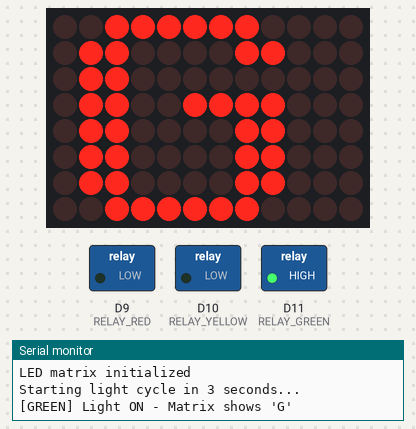
The sketch below on a simulated Arduino Uno R4 WiFi. On the bench: 12×8 LED matrix, switched loads named in the sketch (green lamp = pin HIGH), the last lines printed to the serial monitor.

Above: at 3.1 s.
At 8.1 s:
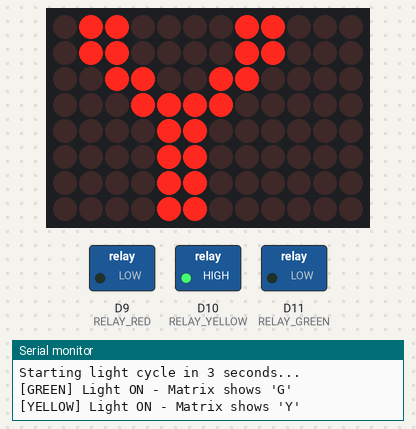
At 10.1 s:
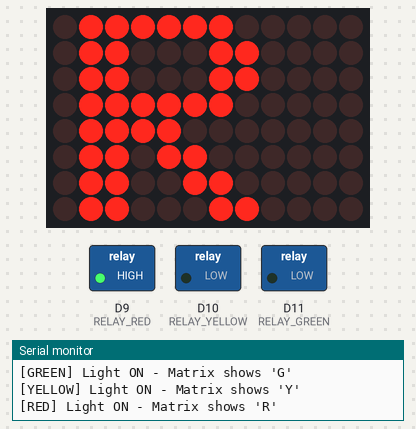
Timing chart, 0 to 40.0 s (numbered marks = the images above):
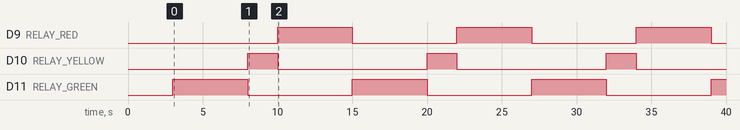

The sketch:

relay_test.ino
```cpp
// (licence header left out)
#include <Arduino_LED_Matrix.h>

ArduinoLEDMatrix matrix;
uint8_t matrixBuffer[8][12];

// Large letter definitions for LED matrix (8 rows x 12 columns)
const uint8_t LETTER_R[8][12] = {
  {0,1,1,1,1,1,1,0,0,0,0,0},  // RRRRRR
  {0,1,1,0,0,0,1,1,0,0,0,0},  // RR   RR
  {0,1,1,0,0,0,1,1,0,0,0,0},  // RR   RR
  {0,1,1,1,1,1,1,0,0,0,0,0},  // RRRRRR
  {0,1,1,1,1,0,0,0,0,0,0,0},  // RRRR
  {0,1,1,0,1,1,0,0,0,0,0,0},  // RR RR
  {0,1,1,0,0,1,1,0,0,0,0,0},  // RR  RR
  {0,1,1,0,0,0,1,1,0,0,0,0}   // RR   RR
};

const uint8_t LETTER_Y[8][12] = {
  {0,1,1,0,0,0,0,1,1,0,0,0},  // YY    YY
  {0,1,1,0,0,0,0,1,1,0,0,0},  // YY    YY
  {0,0,1,1,0,0,1,1,0,0,0,0},  //  YY  YY
  {0,0,0,1,1,1,1,0,0,0,0,0},  //   YYYY
  {0,0,0,0,1,1,0,0,0,0,0,0},  //    YY
  {0,0,0,0,1,1,0,0,0,0,0,0},  //    YY
  {0,0,0,0,1,1,0,0,0,0,0,0},  //    YY
  {0,0,0,0,1,1,0,0,0,0,0,0}   //    YY
};

const uint8_t LETTER_G[8][12] = {
  {0,0,1,1,1,1,1,1,0,0,0,0},  //  GGGGGG
  {0,1,1,0,0,0,0,1,1,0,0,0},  // GG    GG
  {0,1,1,0,0,0,0,0,0,0,0,0},  // GG
  {0,1,1,0,0,1,1,1,1,0,0,0},  // GG  GGGG
  {0,1,1,0,0,0,0,1,1,0,0,0},  // GG    GG
  {0,1,1,0,0,0,0,1,1,0,0,0},  // GG    GG
  {0,1,1,0,0,0,0,1,1,0,0,0},  // GG    GG
  {0,0,1,1,1,1,1,1,0,0,0,0}   //  GGGGGG
};

// Relay control pins
const uint8_t RELAY_RED    = 9;   // Controls red light
const uint8_t RELAY_YELLOW = 10;  // Controls yellow light
const uint8_t RELAY_GREEN  = 11;  // Controls green light

// Timing for each light (in milliseconds)
const unsigned long GREEN_TIME  = 5000;  // 5 seconds green
const unsigned long YELLOW_TIME = 2000;  // 2 seconds yellow
const unsigned long RED_TIME    = 5000;  // 5 seconds red

void setup() {
  // Initialize serial for debugging
  Serial.begin(9600);
  while (!Serial && millis() < 3000) {
    delay(10);
  }

  Serial.println();
  Serial.println("=================================");
  Serial.println("   Relay Test - Traffic Signal");
  Serial.println("=================================");
  Serial.println();
  Serial.println("⚠️  HIGH VOLTAGE WARNING");
  Serial.println("Ensure all wiring is complete");
  Serial.println("and safe before connecting power!");
  Serial.println();

  // Initialize LED matrix
  matrix.begin();

  // Initialize relay pins as outputs
  pinMode(RELAY_RED, OUTPUT);
  pinMode(RELAY_YELLOW, OUTPUT);
  pinMode(RELAY_GREEN, OUTPUT);

  // Start with all relays OFF
  digitalWrite(RELAY_RED, LOW);
  digitalWrite(RELAY_YELLOW, LOW);
  digitalWrite(RELAY_GREEN, LOW);

  Serial.println("Relay pins initialized");
  Serial.println("LED matrix initialized");
  Serial.println("Starting light cycle in 3 seconds...");
  Serial.println();

  delay(3000);
}

void displayLetter(const uint8_t letter[8][12]) {
  // Copy letter pattern to matrix buffer and display it
  for (int r = 0; r < 8; r++) {
    for (int c = 0; c < 12; c++) {
      matrixBuffer[r][c] = letter[r][c];
    }
  }
  matrix.renderBitmap(matrixBuffer, 8, 12);
}

void turnOffAllLights() {
  digitalWrite(RELAY_RED, LOW);
  digitalWrite(RELAY_YELLOW, LOW);
  digitalWrite(RELAY_GREEN, LOW);
}

void showGreen() {
  turnOffAllLights();
  digitalWrite(RELAY_GREEN, HIGH);
  displayLetter(LETTER_G);
  Serial.println("[GREEN] Light ON - Matrix shows 'G'");
}

void showYellow() {
  turnOffAllLights();
  digitalWrite(RELAY_YELLOW, HIGH);
  displayLetter(LETTER_Y);
  Serial.println("[YELLOW] Light ON - Matrix shows 'Y'");
}

void showRed() {
  turnOffAllLights();
  digitalWrite(RELAY_RED, HIGH);
  displayLetter(LETTER_R);
  Serial.println("[RED] Light ON - Matrix shows 'R'");
}

void loop() {
  // GREEN light
  showGreen();
  delay(GREEN_TIME);

  // YELLOW light
  showYellow();
  delay(YELLOW_TIME);

  // RED light
  showRed();
  delay(RED_TIME);

  Serial.println("---");  // Separator for each cycle
}
```

Measured:
- by itself, D9 (RELAY_RED), D11 (RELAY_GREEN): alternates HIGH for 5.0 s and LOW for 7.0 s
- by itself, D10 (RELAY_YELLOW): alternates HIGH for 2.0 s and LOW for 10.0 s
- by itself, everything shown: repeats every 12.0 s, in 3 steps
- what the display in image 0 shows lasts 5.0 s, from 3.0 s to 8.0 s
- what the display in image 1 shows lasts 2.0 s, from 8.0 s to 10.0 s
